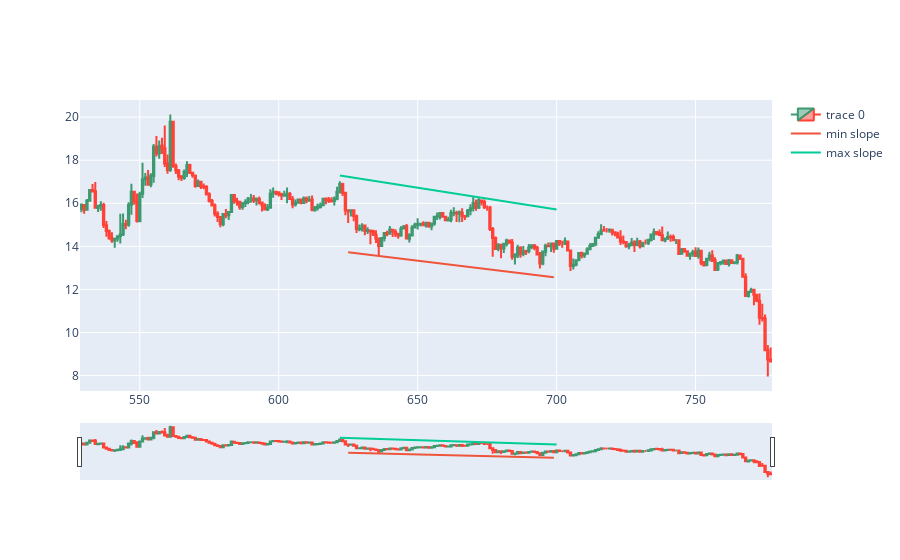

Write notebook code for a chart like this one.
### Code cell
import numpy as np
from matplotlib import pyplot
backcandles= 88
brange = 50 #should be less than backcandles
wind = 5

candleid = 700

optbackcandles= backcandles
sldiff = 10
sldist = 55
for r1 in range(backcandles-brange, backcandles+brange):
    maxim = np.array([])
    minim = np.array([])
    xxmin = np.array([])
    xxmax = np.array([])
    
    for i in range(candleid-r1, candleid+1, wind):
        minim = np.append(minim, df.Low.iloc[i:i+wind].min())
        xxmin = np.append(xxmin, df.Low.iloc[i:i+wind].idxmin())
    for i in range(candleid-r1, candleid+1, wind):
        maxim = np.append(maxim, df.High.loc[i:i+wind].max())
        xxmax = np.append(xxmax, df.High.iloc[i:i+wind].idxmax())
    slmin, intercmin = np.polyfit(xxmin, minim,1)
    slmax, intercmax = np.polyfit(xxmax, maxim,1)
    
    dist = (slmax*candleid + intercmax)-(slmin*candleid + intercmin)
    if(dist<sldist): #abs(slmin-slmax)<sldiff and
        #sldiff = abs(slmin-slmax)
        sldist = dist
        optbackcandles=r1
        slminopt = slmin
        slmaxopt = slmax
        intercminopt = intercmin
        intercmaxopt = intercmax
        maximopt = maxim.copy()
        minimopt = minim.copy()
        xxminopt = xxmin.copy()
        xxmaxopt = xxmax.copy()

        
print(optbackcandles)
dfpl = df[candleid-wind-optbackcandles-backcandles:candleid+optbackcandles]  
fig = go.Figure(data=[go.Candlestick(x=dfpl.index,
                open=dfpl['Open'],
                high=dfpl['High'],
                low=dfpl['Low'],
                close=dfpl['Close'])])

adjintercmax = (df.High.iloc[xxmaxopt] - slmaxopt*xxmaxopt).max()
adjintercmin = (df.Low.iloc[xxminopt] - slminopt*xxminopt).min()
fig.add_trace(go.Scatter(x=xxminopt, y=slminopt*xxminopt + adjintercmin, mode='lines', name='min slope'))
fig.add_trace(go.Scatter(x=xxmaxopt, y=slmaxopt*xxmaxopt + adjintercmax, mode='lines', name='max slope'))
fig.show()

### Figure 1 — Plotly figure (JSON) as saved in the notebook; plotly's stock layout.template omitted (floating-point values rounded to 4 significant figures; data arrays with more than 128 entries replaced by an {"elided": "..."} marker saying what was removed)
{"data": [{"close": {"elided": "249 float values"}, "high": {"elided": "249 float values"}, "low": {"elided": "249 float values"}, "open": {"elided": "249 float values"}, "type": "candlestick", "x": {"elided": "249 int values"}}, {"mode": "lines", "name": "min slope", "type": "scatter", "x": [625, 631, 636, 637, 646, 647, 655, 660, 662, 667, 676, 680, 685, 687, 694, 699], "y": [13.72, 13.63, 13.55, 13.53, 13.39, 13.38, 13.25, 13.17, 13.14, 13.06, 12.92, 12.86, 12.78, 12.75, 12.64, 12.56]}, {"mode": "lines", "name": "max slope", "type": "scatter", "x": [622, 627, 632, 640, 646, 650, 656, 658, 663, 670, 672, 677, 682, 690, 696, 700], "y": [17.29, 17.19, 17.09, 16.92, 16.8, 16.72, 16.6, 16.56, 16.46, 16.32, 16.28, 16.18, 16.08, 15.92, 15.8, 15.72]}], "layout": {}}
